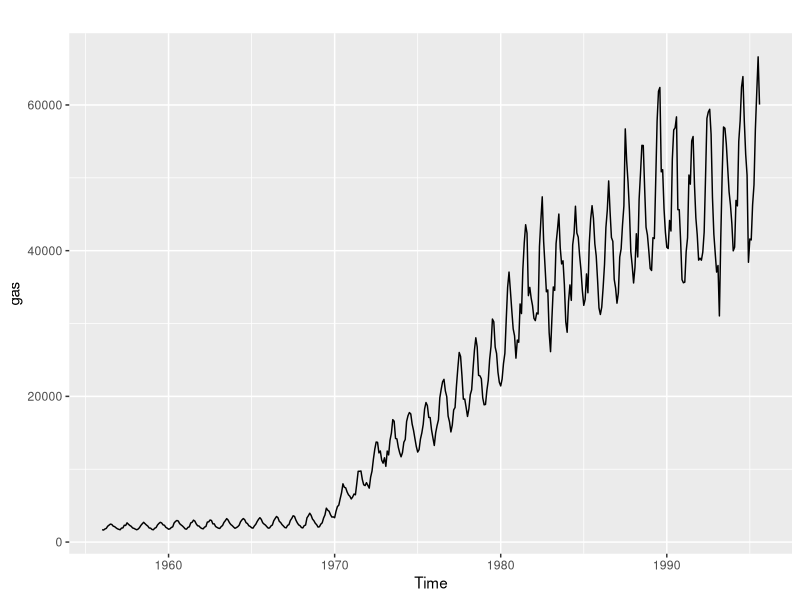
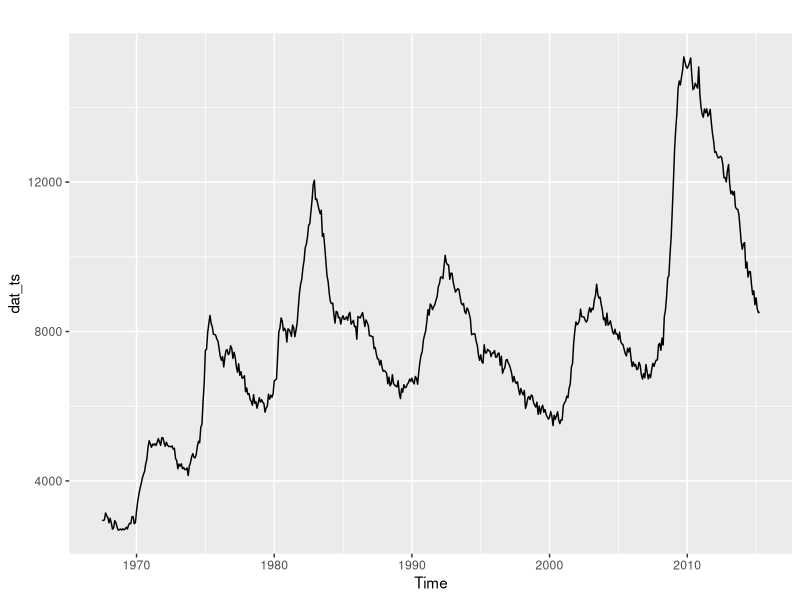
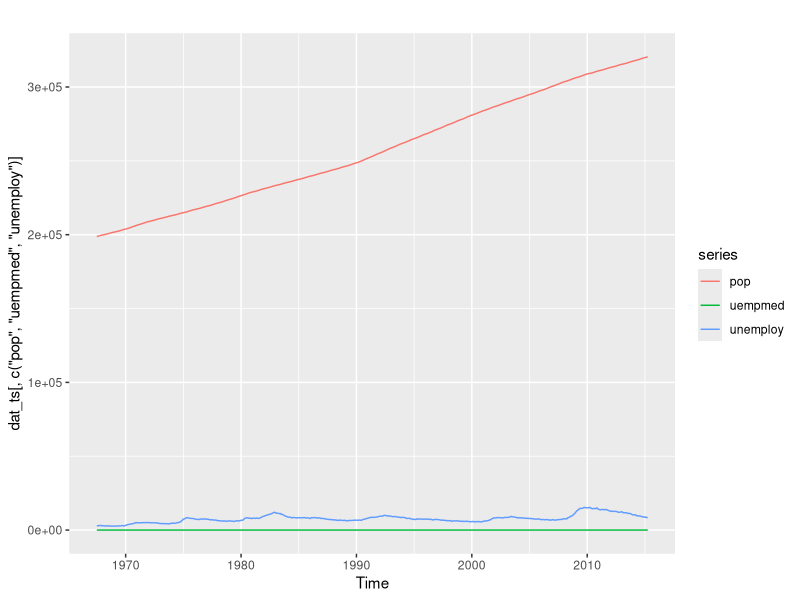
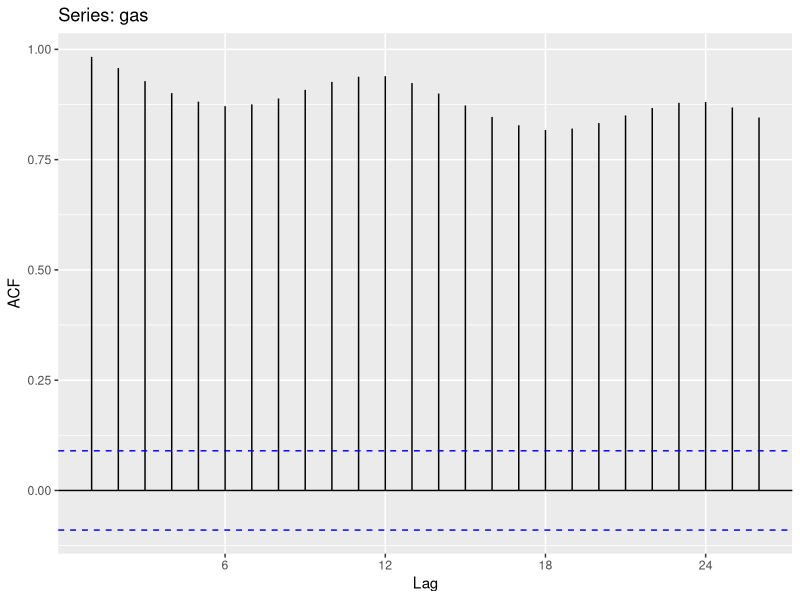
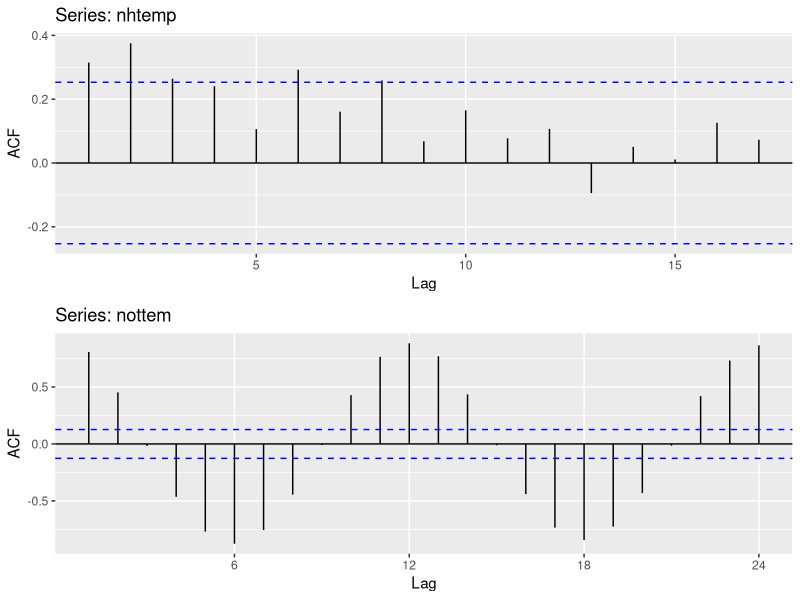
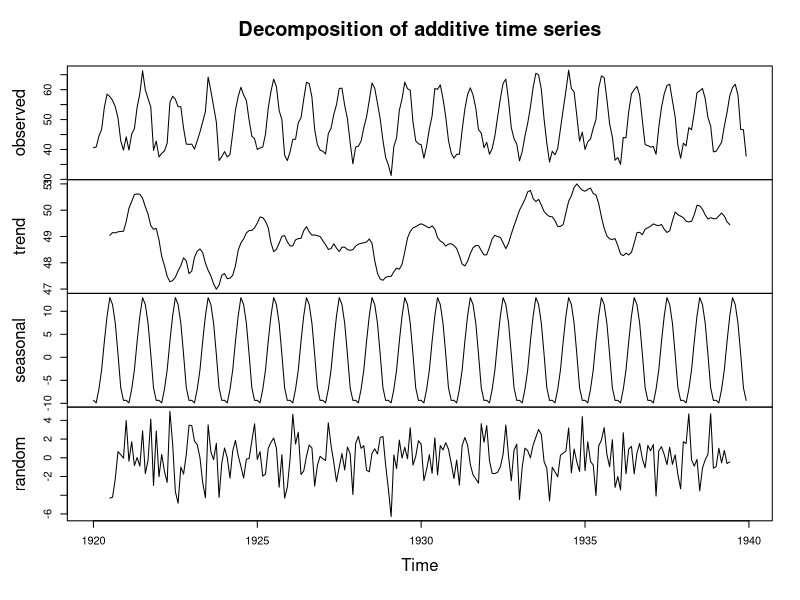
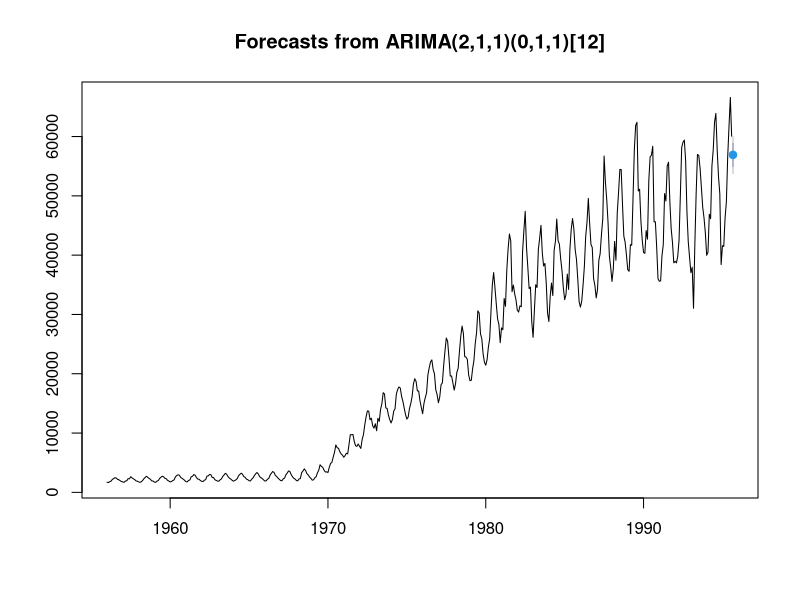
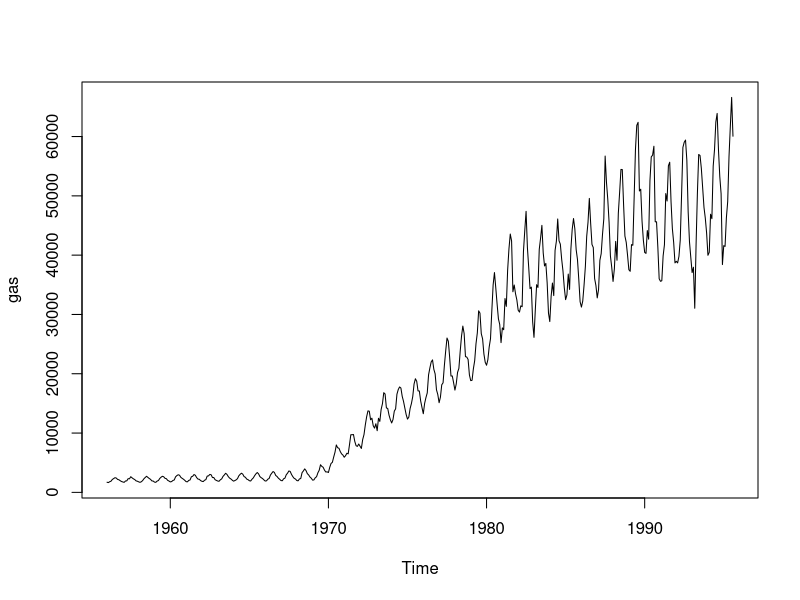

The R source for these figures, in order:
## ---- chunk 1
knitr::opts_chunk$set(echo = TRUE,out.height="60%", out.width="60%")
## ---- chunk 2
library(forecast)
library(ggplot2)
head(gas)
start(gas)
end(gas)
frequency(gas)
## ---- chunk 3
autoplot(gas) ## this is a time series object
tseries_sub <- window(gas, start=c(1990, 1), end=c(1994,12))
print(tseries_sub)
is.ts(gas)
## ---- chunk 4
head(economics,2)
tail(economics ,2)
## ---- chunk 5
dat_ts <- ts(economics$unemploy, start = c(1967, 7), end = c(2015, 4), frequency = 12) 
autoplot(dat_ts)
## ---- chunk 6
dat_ts <- ts(economics[,2:6], start = c(1967, 7), end = c(2015, 4), frequency = 12) 
autoplot(dat_ts[,c('pop','uempmed','unemploy')]) ## plot multiple time series 
## ---- chunk 7
ggAcf(gas)
## ---- chunk 8
g1=ggAcf(nhtemp) ## Annual temperatures in New Haven
g2=ggAcf(nottem) ## Monthly temperatures at Nottingham
gridExtra::grid.arrange(g1,g2,nrow=2)
## ---- chunk 9
decom.ts=decompose(nottem)
plot(decom.ts)
## ---- chunk 10
fit <- auto.arima(gas) 
#accuracy(fit)
## ---- chunk 11
forecast(fit, 1) 
plot(forecast(fit, 1)) 
## ---- chunk 12
library(tseries) 
plot(gas) 
## ---- chunk 13
adf.test(gas)  
## ---- chunk 14
adf.test(diff(gas))
## ---- chunk 15
dat_ts <- ts(economics[,c('pop','unemploy')], 
             start = c(1967, 7), end = c(2015, 4), 
             frequency = 12) 
pop <- diff (dat_ts[,1])
unemploy <- diff(dat_ts[,2])
## ---- chunk 16
ccf (pop[-c(1:7)], unemploy[-c(1:7)])
